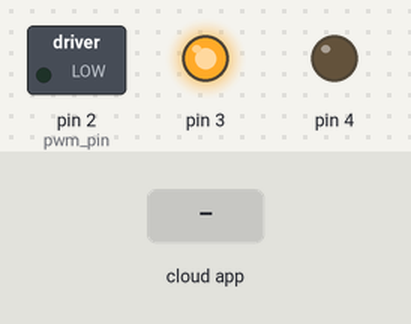
The sketch below on a simulated Arduino Uno, built with avr-gcc and run on an emulated ATmega328P. Shown: switched loads named in the sketch (green lamp = pin HIGH), output pins drawn as LEDs (lit = HIGH). The inputs (shaded band) are chosen by the test bench. The ROS host is connected and sends only what is stated.

Above: at 1.2 s.
1.3 s: the phone or cloud app sets motor_input to -100
At 2.3 s:
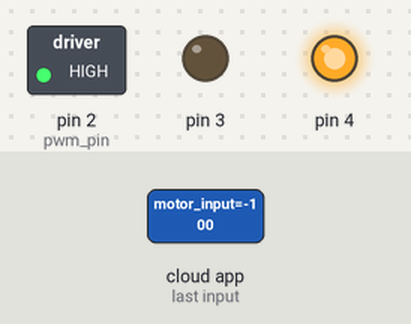
2.8 s: the phone or cloud app sets motor_input to 0
At 3.3 s:
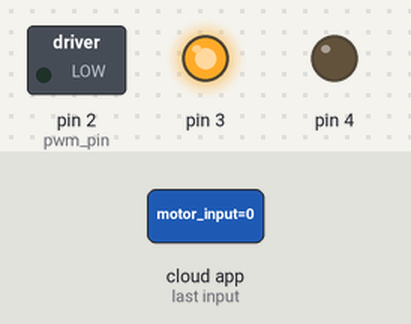
4.3 s: the phone or cloud app sets motor_input to 100
At 4.6 s:
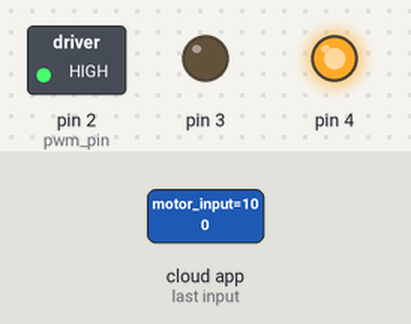
Timing chart, 0 to 7.3 s (numbered marks = the images above; inputs shaded):
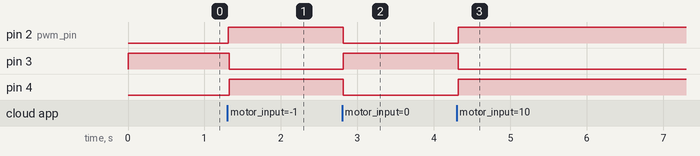

Measured:
- after the input at 1.3 s, pin 2 (pwm_pin), pin 4: LOW → HIGH at once; pin 3: HIGH → LOW at once
- after the input at 2.8 s, pin 2 (pwm_pin), pin 4: HIGH → LOW at once; pin 3: LOW → HIGH at once
- after the input at 4.3 s, pin 2 (pwm_pin), pin 4: LOW → HIGH at once; pin 3: HIGH → LOW at once

The sketch:

FinalChallenge.ino
```cpp
#include <ros.h>
#include <std_msgs/Int16.h>
#include <std_msgs/Float32.h>
#include <std_msgs/String.h>
#define pwm_pin 2
#define ENCA 18
#define ENCB 19
#define ENCPULSES 13

ros::NodeHandle  nh;
int pwm_value = 0;
bool direction;
volatile int pulse_count;
int span = 12;
long previous_time = 0;
long current_time = 0;


float rpm = 0;
float angular_velocity = 0;
const float rpm_to_radians = 0.10471975512;
const float rad_to_deg = 57.29578;
int movingAverage[2];
int mCount = 0;

std_msgs::Int16 str_msg;
std_msgs::Float32 omega_msg;

ros::Publisher chatter("motor_output", &omega_msg);

void messageCB(const std_msgs::Float32& toogle_msg){
  pwm_value = toogle_msg.data * 255.0;
}

ros::Subscriber <std_msgs::Float32> sub("motor_input", &messageCB);

char hello[13] = "hello world!";

void setup()
{
  pinMode(pwm_pin, OUTPUT);
  pinMode(3, OUTPUT);
  pinMode(4, OUTPUT);
  pinMode(ENCA, INPUT_PULLUP);
  pinMode(ENCB, INPUT);
  nh.initNode();
  nh.advertise(chatter);
  nh.subscribe(sub);
  attachInterrupt(digitalPinToInterrupt(ENCA),ENC_read,RISING);
}

void loop()
{
  str_msg.data = pwm_value;
  if(pwm_value > 0){
    analogWrite(3,0);
    analogWrite(4,255);
    pwm_value = pwm_value;
  }else if(pwm_value <= 0){
    analogWrite(3,255);
    analogWrite(4,0);
    pwm_value = -1 *(pwm_value);
  }
  current_time = millis();
  if(current_time-previous_time > span){
    previous_time = current_time;
    rpm = (float)(pulse_count * 60 / ENCPULSES);
    angular_velocity = rpm * rpm_to_radians;

    pulse_count = 0;
    /*
    if(mCount == 0){
      for(int i = 0; i <2; i++){
        movingAverage[i] = angular_velocity;
      }
      mCount++;
    }else{
      for(int i=1;i<2;i++){
        movingAverage[i-1] = movingAverage[i];
      }
      movingAverage[1] = angular_velocity;
    }

    angular_velocity = 0;

    for(int j = 0; j <2 ; j++){
      angular_velocity += movingAverage[j];
    }
    angular_velocity = angular_velocity/2;
    */
  }


  omega_msg.data = angular_velocity;
  chatter.publish(&omega_msg);
  analogWrite(pwm_pin, pwm_value);
  nh.spinOnce();
  delay(10);
}

void ENC_read(){
  int b = digitalRead(ENCB);
  if(b == LOW){
    direction = false;
  }
  else{
    direction = true;
  }

  if(direction){
    pulse_count++;
  }
  else{
    pulse_count--;
  }
}
```
